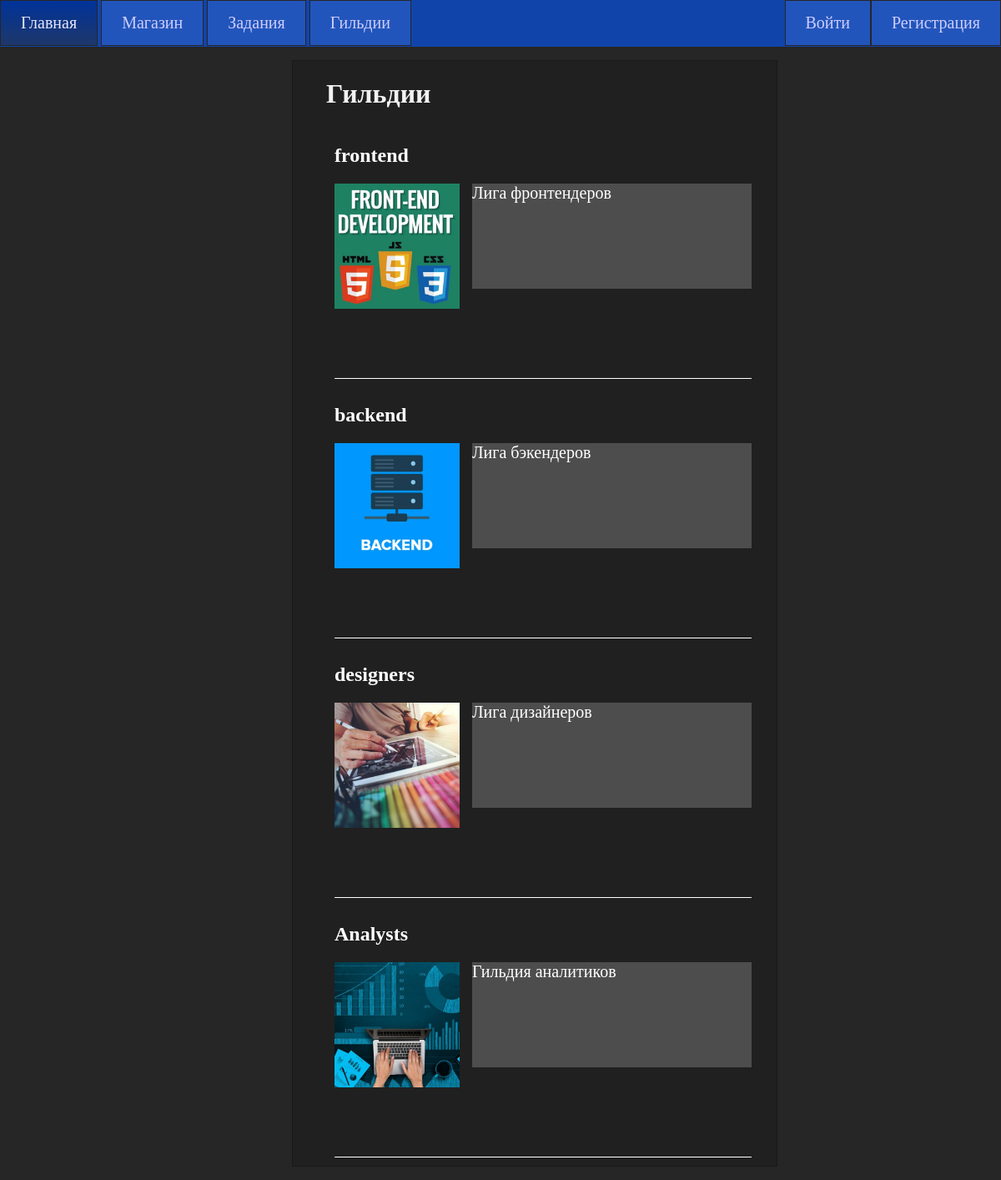
The page /guilds/ on the database as committed earlier.
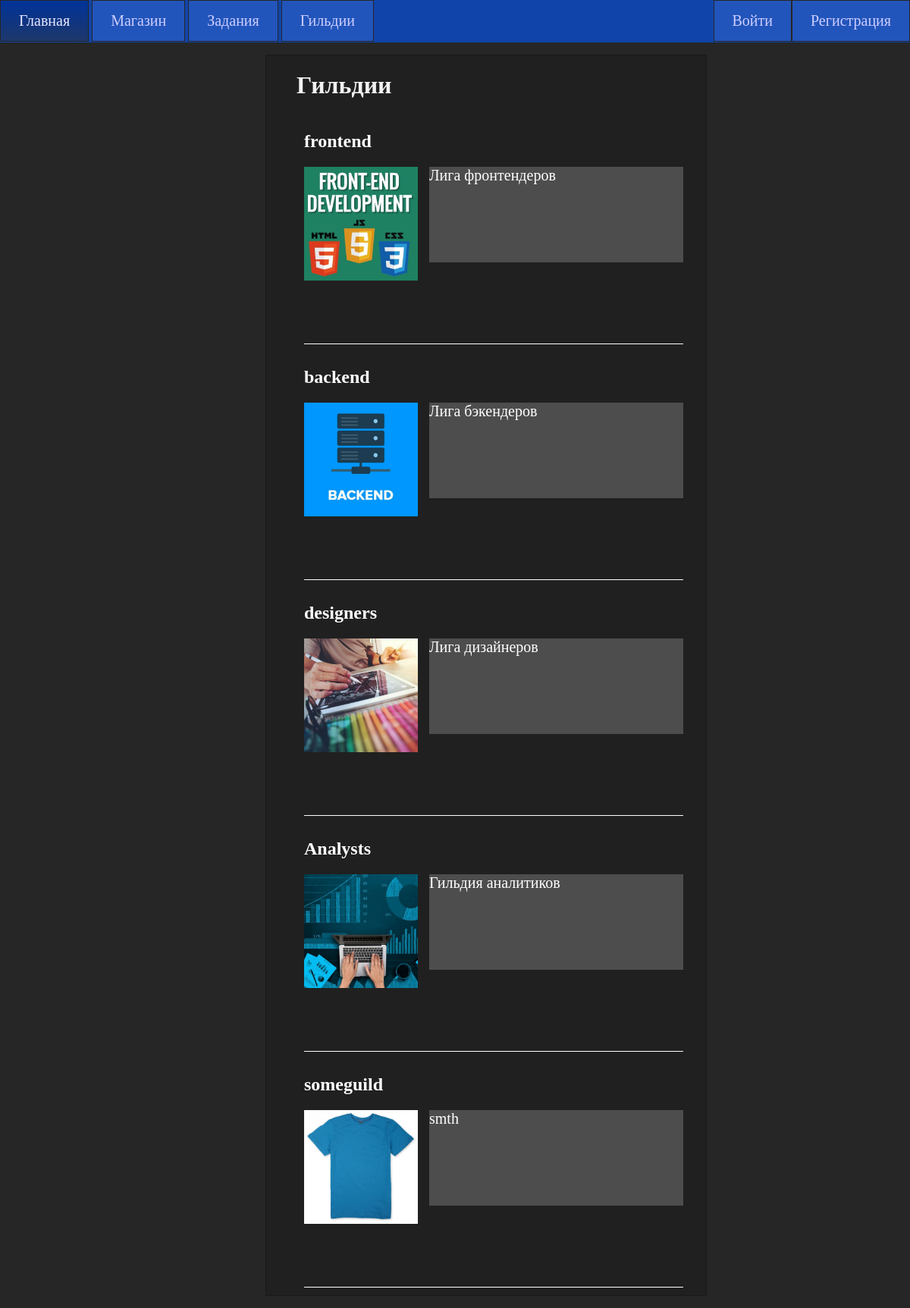
The same page on the database as committed later.
### vtb/models.py (models this page shows, shortened)
class Guilds(models.Model):
    guildName = models.CharField(max_length=16, db_index=True)
    description =models.CharField(max_length=128, null=True)
    guildPoints = models.IntegerField()
    guildRanking = models.CharField(max_length=4)
    photo = models.ImageField(upload_to="photos/%Y/%m/%d/", null=True)
    def get_absolute_url(self):
        return reverse('guild', kwargs={'guild_id': self.id})
    class Meta:
        verbose_name = 'Гальдии'
        verbose_name_plural = 'Гильдии'

### vtb/views.py (the view)
# urls.py: path('guilds/', GuildsView.as_view(), name='guilds'),
class GuildsView(ListView):
    model = Guilds
    template_name = 'vtb/guilds.html'
    context_object_name = 'guilds'
    def get_context_data(self, *, object_list=None, **kwargs):
        context = super().get_context_data(**kwargs)
        context['menu'] = menu
        return context

### vtb/templates/vtb/guilds.html (shortened to what this page needs)
{% extends 'vtb/base.html' %}
{% block content %}
    <ul class="store">
        <h1>Гильдии</h1>
    {% for g in guilds %}
        <li class="store">
            <h2><a href="{{g.get_absolute_url}}">{{g.guildName}}</a></h2>
            <p><img src="{{g.photo.url}}"></p>
            <p class="description">{{g.description}}</p>
        </li>
    {% endfor %}
    </ul>
{% endblock %}

Rows that differ between the two databases and show on the page:
added Guilds: guildName "someguild", photo (picture), description "smth"
